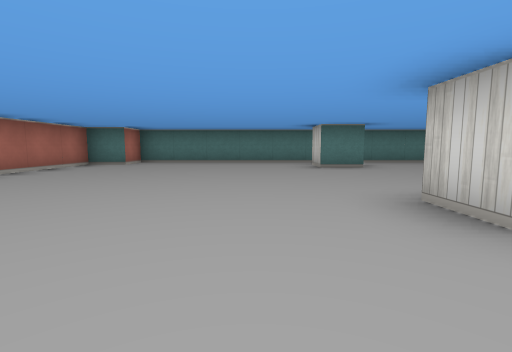
view 1 (above)

19 first-person views from a walk through a cub3D ray-caster map. The camera is about half as high as the walls, tilts 6° down and sees 85° across. The floor is counted in squares. Each view is taken from the middle of a square. On the plan, view 1 faces up. The plan holds only what a view shows up to about 9 squares ahead; the rest is blank.

view 2
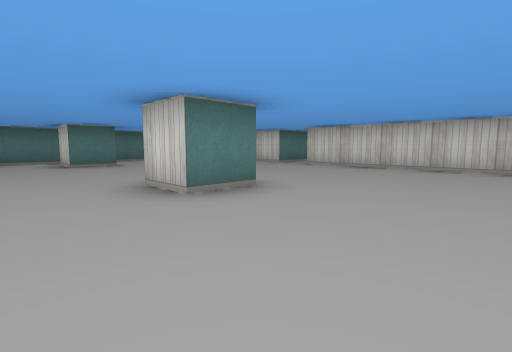

view 3
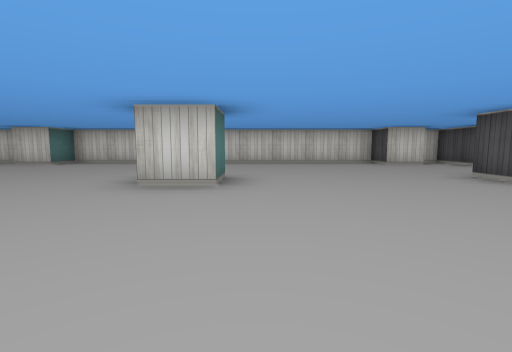

view 4
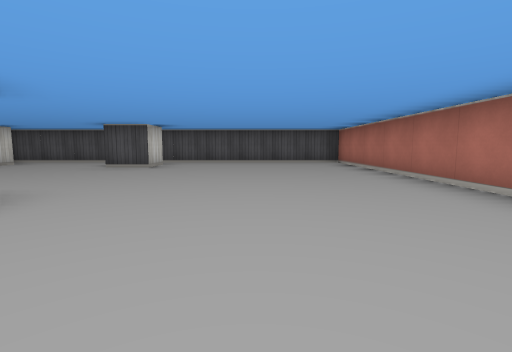

view 5
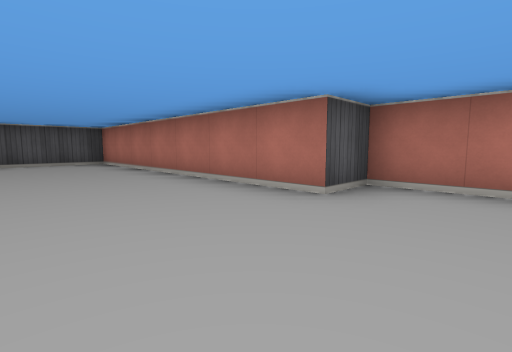

view 6
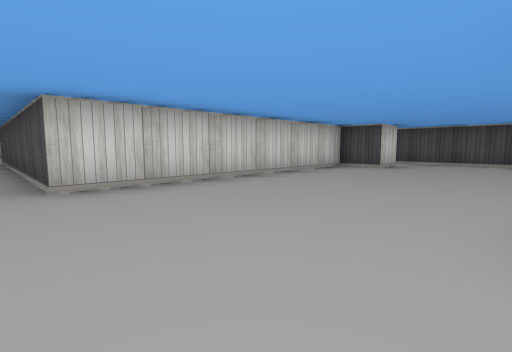

view 7
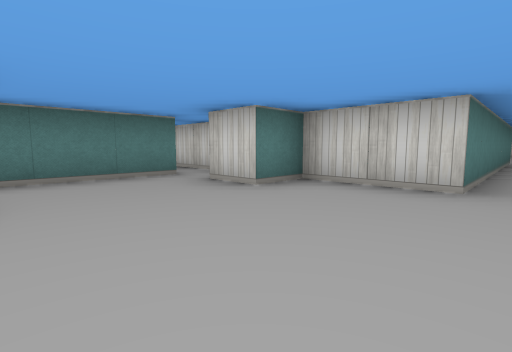

view 8
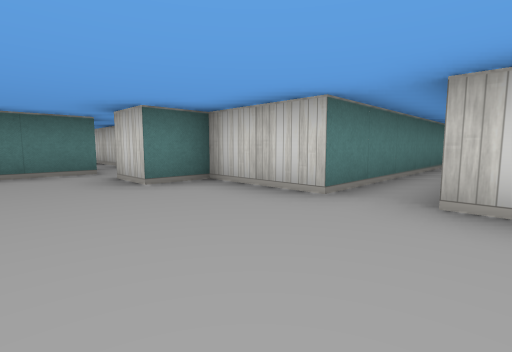

view 9
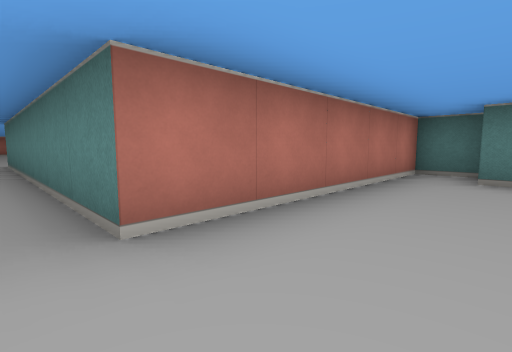

view 10
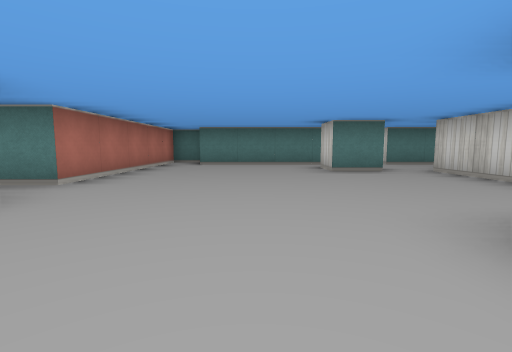

view 11
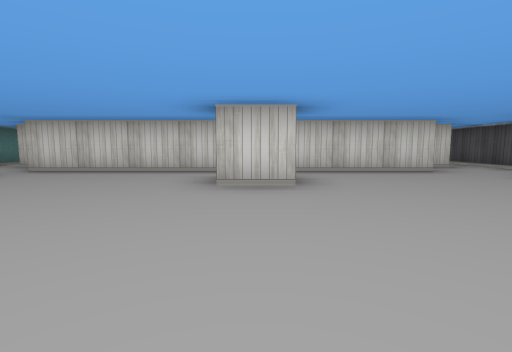

view 12
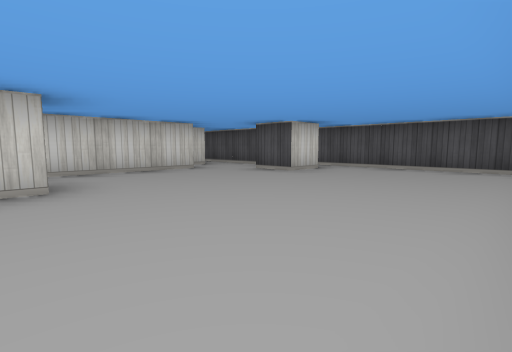

view 13
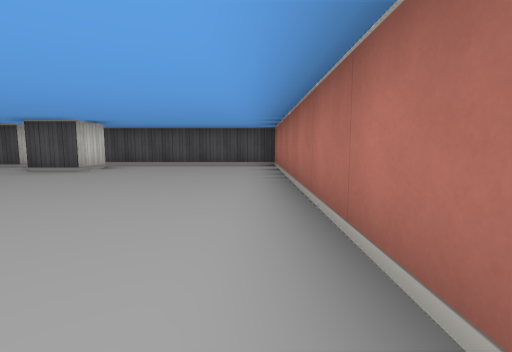

view 14
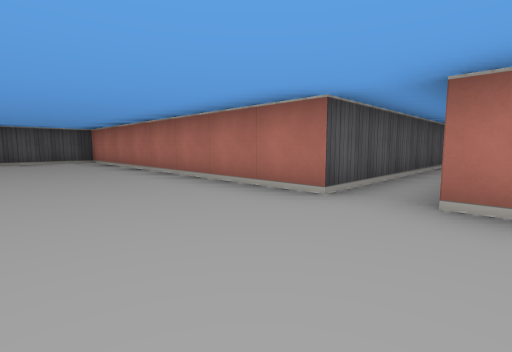

view 15
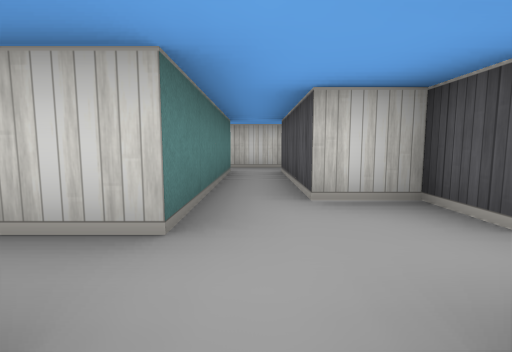

view 16
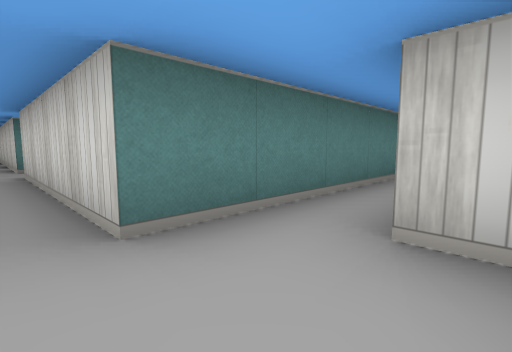

view 17
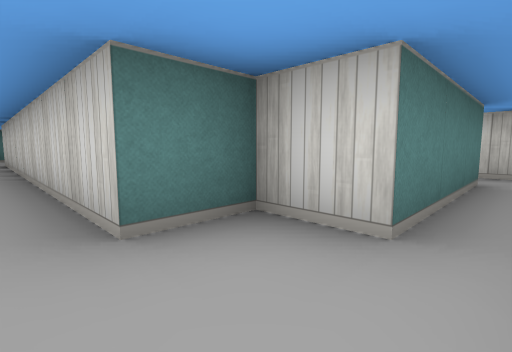

view 18
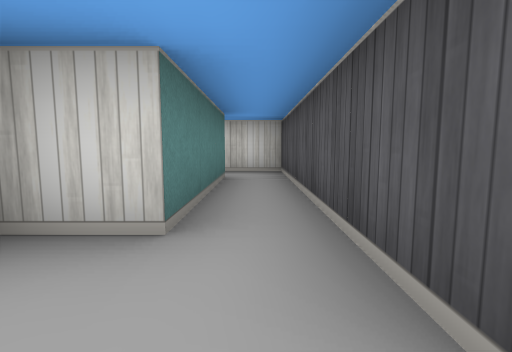

view 19
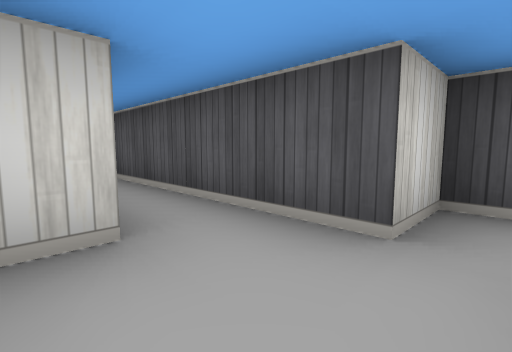

### Floor plan
Ten units are one square. View 1 is at (0, 0); x grows to the right and y downward. Boxes are objects, and circles mark ways between rooms. Rooms are numbered by the first view taken in them; rooms with no view inside come last. Other rooms are left out.
<svg viewBox="-50 -130 291 180">
<path fill="none" stroke="#000" d="M25 -15 15 -15 15 -25M26 -65 15 -65 15 -75M15 35 15 25 25 25M55 36 55 25 65 25 65 -35 135 -35M56 -85 -35 -85 -35 -75 -45 -75 -45 -25 -35 -25 -35 45 65 45 65 40M135 -45 65 -45 65 -65 55 -65 55 -75M175 -14 175 -25M135 -35 135 45 195 45 195 35 235 35M186 -65 175 -65 175 -75M178 -85 145 -85M175 36 175 25 185 25M145 -95 135 -95 135 -45M235 25 205 25 205 15 195 15 195 -65 205 -65 205 -75 235 -75M236 -85 195 -85 195 -125"/>
<circle cx="130" cy="-40" r="3" fill="#2a7"/>
<text x="10" y="-20">1</text>
<text x="170" y="-30">2</text>
</svg>
Room 1 opens to room 2.

Where each view was taken, in squares from view 1:
view 1: 0 up, 0 right, facing up
view 2: 1 down, 0 right, facing up-right
view 3: 1 up, 2 left, facing right
view 4: 4 up, 1 left, facing down
view 5: 4 up, 1 left, facing down-left
view 6: 4 up, 3 right, facing down-right
view 7: 4 up, 3 right, facing up-right
view 8: 3 up, 4 right, facing up-right
view 9: 4 up, 15 right, facing up-left
view 10: 1 up, 16 right, facing up
view 11: 2 up, 14 right, facing right
view 12: 2 up, 14 right, facing down-right
view 13: 3 up, 14 right, facing down
view 14: 5 up, 16 right, facing down-left
view 15: 8 up, 18 right, facing right
view 16: 7 up, 19 right, facing up-right
view 17: 3 down, 19 right, facing up-right
view 18: 3 down, 19 right, facing right
view 19: 2 down, 19 right, facing down-right
